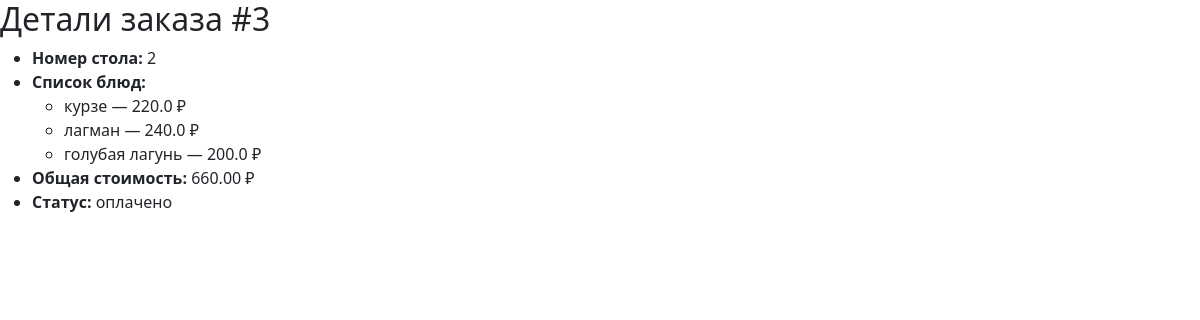
Screenshot of /3/ with the database file from the repository.
### order/models.py (models this page shows, shortened)
class Order(models.Model):
    STATUS_CHOICES = [
        ('готово', 'готово'),
        ('в ожидании','в ожидании'),
        ('оплачено', 'оплачено')
        ]
    table_number = models.IntegerField(unique=True,verbose_name='номер стола')
    items = models.JSONField(verbose_name='список блюд')
    total_price = models.DecimalField(verbose_name='Общая сумма', max_digits=10, decimal_places=2, default=0)
    status = models.CharField(max_length=20,choices=STATUS_CHOICES,default='в ожидании',verbose_name='статус заказа')

### order/views.py (the view)
# urls.py: path('<int:table_number>/', DetailView.as_view(), name='detail-order'),
class DetailView(DetailView):
    model = Order
    template_name = "order/detail.html"
    pk_url_kwarg = "table_number"
    context_object_name = "order"

### order/templates/order/detail.html
{% extends 'base.html' %}
{% block content %}
<h2>Детали заказа #{{ order.id }}</h2>
<ul>
    <li><strong>Номер стола:</strong> {{ order.table_number }}</li>
    <li><strong>Список блюд:</strong>
        <ul>
            {% for item in order.items %}
            <li>{{ item.name }} — {{ item.price }} ₽</li>
            {% endfor %}
        </ul>
    </li>
    <li><strong>Общая стоимость:</strong> {{ order.total_price }} ₽</li>
    <li><strong>Статус:</strong> {{ order.get_status_display }}</li>
</ul>
{% endblock %}

### order/static/order/style.css (style rules this page uses)
body { font-family: Arial, sans-serif; margin: 20px; }

### rows the page displays
Order: table_number "2", total_price "660.00", status "оплачено"

### other values shown
{{ item.name }} "курзе" "лагман" "голубая лагунь"
{{ item.price }} "220.0" "240.0" "200.0"
